Frame 1 (no input): blank canvas, image omitted
Frame 60 (the mouse pressed at the canvas centre just before this capture): blank canvas, image omitted
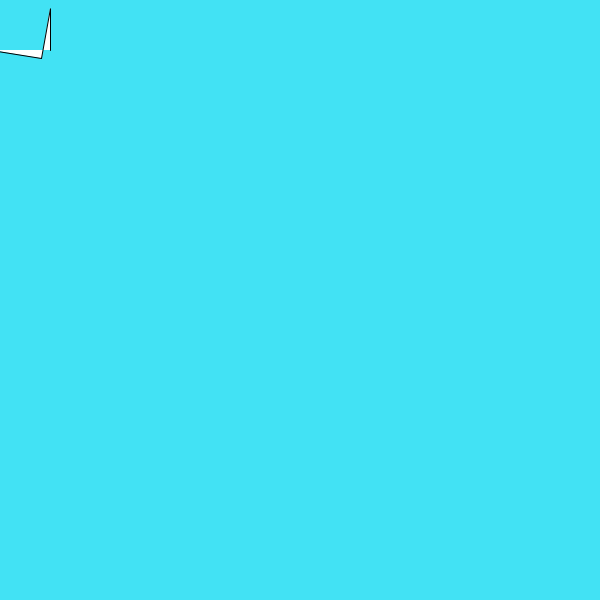
Frame 120 (the mouse held since frame 60 and released just before this capture)

The Processing sketch whose frames 1 and 60 were blank and that drew this single picture after the mouse press (run headless with seeded random() and noise(); from frame 60 on, the mouse is pressed at the canvas centre):

// Processing sketch: gameTest
// ── gameTest.pde
float playerX = 50, playerY = 50, playerWidth = 50, playerHeight = 50, playerSpeed = 3;
boolean up, down, left, right;
float angle;

void setup() {
  size(600, 600);
  frameRate(60);
}

void draw() {
  background(66, 226, 244);
  angle = playerY/mouseY;
  
  Player();
  
  if(left) {
    playerX -= playerSpeed;
  }
    
  if(right) {
    playerX += playerSpeed;
  }
  if(up) {
    playerY -= playerSpeed;
  }
    
  if(down) {
    playerY += playerSpeed;
  }
}

void keyPressed() {
  if(key == 'w') {
    up = true;
  }
  if(key == 's') {
    down = true;
  }
  if(key == 'a') {
    left = true;
  }
  if(key == 'd') {
    right = true;
  }
}

void keyReleased() {
  if(key == 'w') {
    up = false;
  }
  if(key == 's') {
    down = false;
  }
  if(key == 'a') {
    left = false;
  }
  if(key == 'd') {
    right = false;
  }
}

void Player() {
  //Rendering the player
  beginShape();
  vertex(playerX, playerY);
  vertex(playerX, playerY * angle);
  vertex(playerX*-angle+playerWidth, playerY*angle+playerHeight);
  vertex(playerX*-angle, playerY);
  endShape();
}
